Frame 1 (no input): blank canvas, image omitted
Frame 60 (the mouse pressed at the canvas centre just before this capture): blank canvas, image omitted
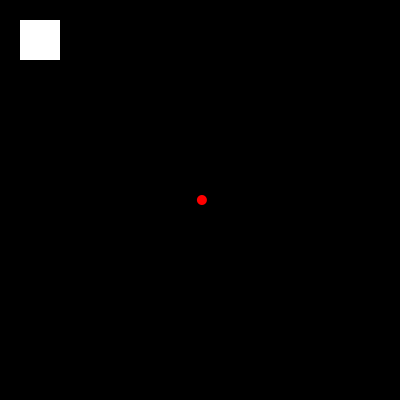
Frame 120 (the mouse held since frame 60 and released just before this capture)

The Processing sketch whose frames 1 and 60 were blank and that drew this single picture after the mouse press (run headless with seeded random() and noise(); from frame 60 on, the mouse is pressed at the canvas centre):

// Processing sketch: timer_et_lerp
// ── timer_et_lerp.pde
// renaud.jean-francois(arobas)uqam(point)ca
// Syntaxe Processing version 3.0a3
// mercredi, 24 septembre 2014

int tempsInitial = 0, tempsPresent, tempsEcoule, nbPas;
int dureeTimerEnMillisecondes = 2000;
float progression, emplacementPas;
boolean chronoEnMarche = false;

void setup() {
  size(400,400);
  background(0);
  fill(255);
  noStroke();
  //frameRate(10);
}

void draw() {
  background(0);

  // Évaluation du temps présent
  tempsPresent = millis();
  //Évaluation du temps écoulé depuis le dernier clic (ou depuis le démarrage du sketch si on n’a pas encore cliqué)
  tempsEcoule = tempsPresent - tempsInitial;

  // Le temps écoulé est-il au-delà de la durée fixée par notre minuteur?
  if (tempsEcoule > dureeTimerEnMillisecondes) {
    // Si oui, on n’a plus besoin de recourir au chronomètre
    chronoEnMarche = false;
  }


  // La suite se réalise uniquement lorsque que le chronomètre est en fonction
  if (chronoEnMarche) {
    fill(255);
    rect(20, 20, 40, 40);
    
    progression = tempsEcoule /float(dureeTimerEnMillisecondes);
    //println(progression);
    
    fill(255, 0, 0);
    emplacementPas = lerp(0,200,progression); // arguments lerp() : valeur initiale, valeur finale, valeur progression normalisée
    ellipse(100+emplacementPas, height/2, 10, 10);
    //nbPas++;
    //println(nbPas + " pas");
  }
}

void mousePressed() {
  //if (!chronoEnMarche) { // code optionnel
  tempsInitial = millis();
  chronoEnMarche = true;
  nbPas = 0;
  //}
}
